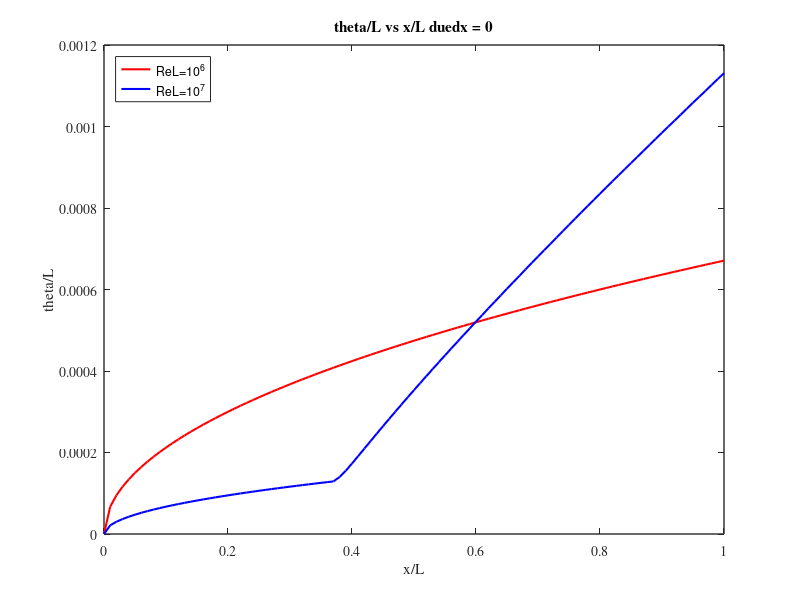
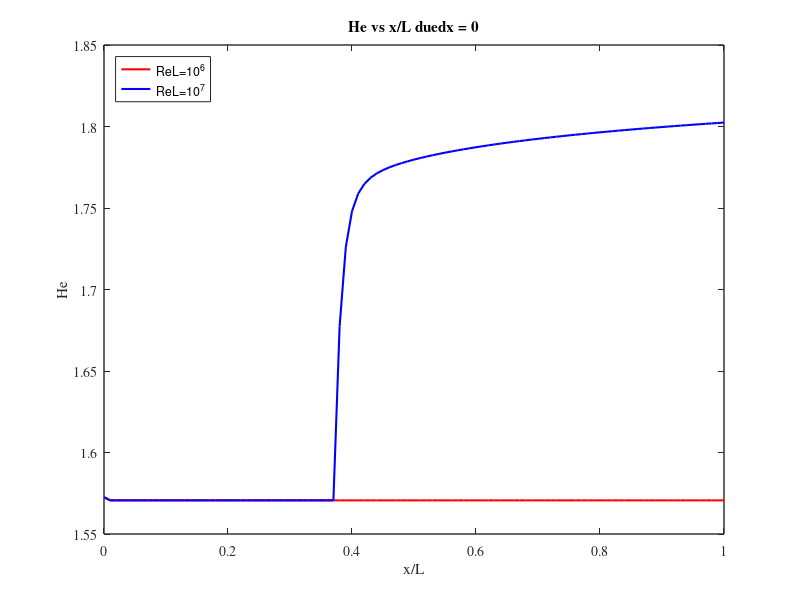
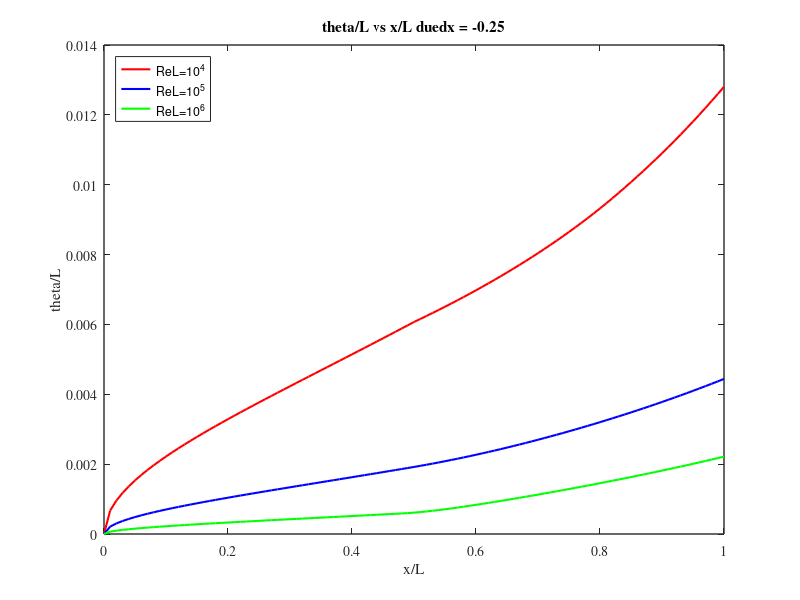
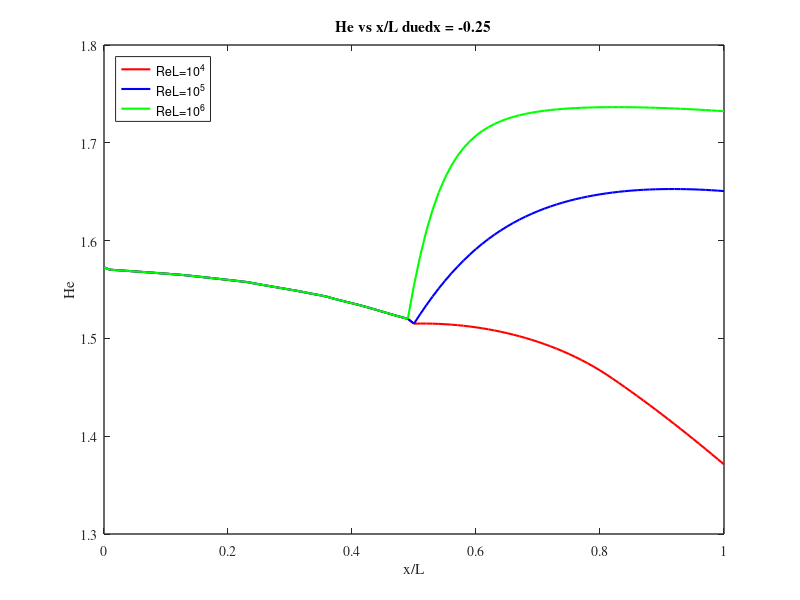

Source code (MATLAB) for these figures, in order:
close 
clear all

He4 = load('He_104_025').He;
He5 = load('He_105_025').He;
He6 = load('He_106_025').He;

He6_0 = load('He_106_0').He;
He7_0 = load('He_107_0').He;


theta4 = load('Theta_104_025').theta;
theta5 = load('Theta_105_025').theta;
theta6 = load('Theta_106_025').theta;

theta6_0 = load('Theta_106_0').theta;
theta7_0 = load('Theta_107_0').theta;

x = load('xex6').x;

figure('Name','theta against x dudx = 0');
plot(x,theta6_0,'-' ,'color','r','linewidth',1.5)
hold on
plot(x,theta7_0,'-' ,'color','b','linewidth',1.5)
xlabel('x/L')
ylabel('theta/L')
set(gca,'Fontn','Times','FontSize',10,'linewidth',1)
title('theta/L vs x/L duedx = 0')
legend('ReL=10^6','ReL=10^7','location','northwest')
hold off

print -deps2c ex6w2_a.eps

figure('Name','He against x dudx = 0');
plot(x,He6_0,'-' ,'color','r','linewidth',1.5)
hold on
plot(x,He7_0,'-' ,'color','b','linewidth',1.5)
xlabel('x/L')
ylabel('He')
set(gca,'Fontn','Times','FontSize',10,'linewidth',1)
title('He vs x/L duedx = 0')
legend('ReL=10^6','ReL=10^7','location','northwest')
hold off

print -deps2c ex6w2_b.eps





figure('Name','theta against x  dudx=-0.25');
plot(x,theta4,'-' ,'color','r','linewidth',1.5)
hold on
plot(x,theta5,'-' ,'color','b','linewidth',1.5)
plot(x,theta6,'-' ,'color','g','linewidth',1.5)
xlabel('x/L')
ylabel('theta/L')
set(gca,'Fontn','Times','FontSize',10,'linewidth',1)
title('theta/L vs x/L duedx = -0.25')
legend('ReL=10^4','ReL=10^5','ReL=10^6','location','northwest')
hold off

print -deps2c ex6w2_c.eps

figure('Name','He against x dudx= -0.25');
plot(x,He4,'-' ,'color','r','linewidth',1.5)
hold on
plot(x,He5,'-' ,'color','b','linewidth',1.5)
plot(x,He6,'-' ,'color','g','linewidth',1.5)
xlabel('x/L')
ylabel('He')
set(gca,'Fontn','Times','FontSize',10,'linewidth',1)
title('He vs x/L duedx = -0.25')
legend('ReL=10^4','ReL=10^5','ReL=10^6','location','northwest')
hold off

print -deps2c ex6w2_d.eps


